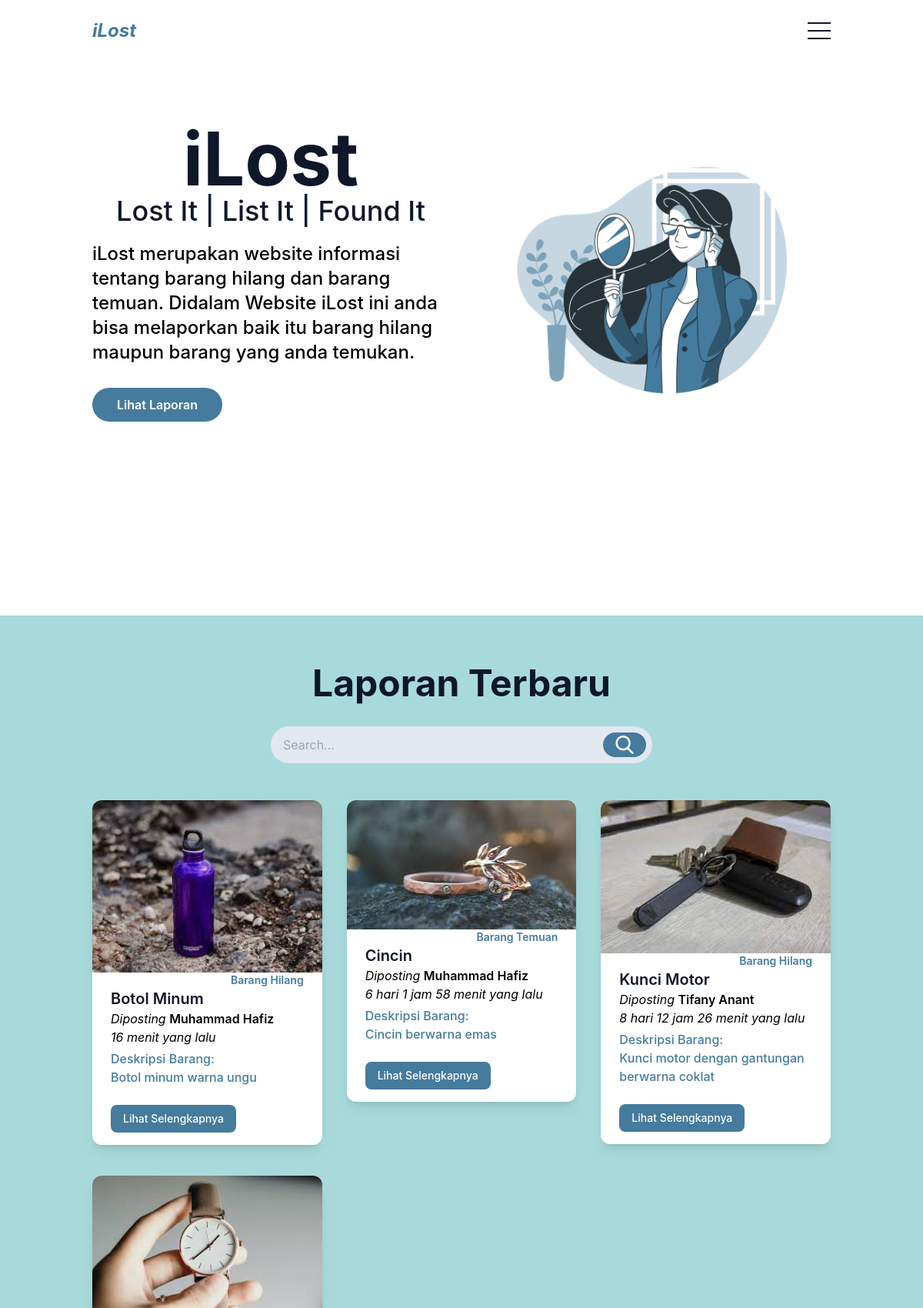
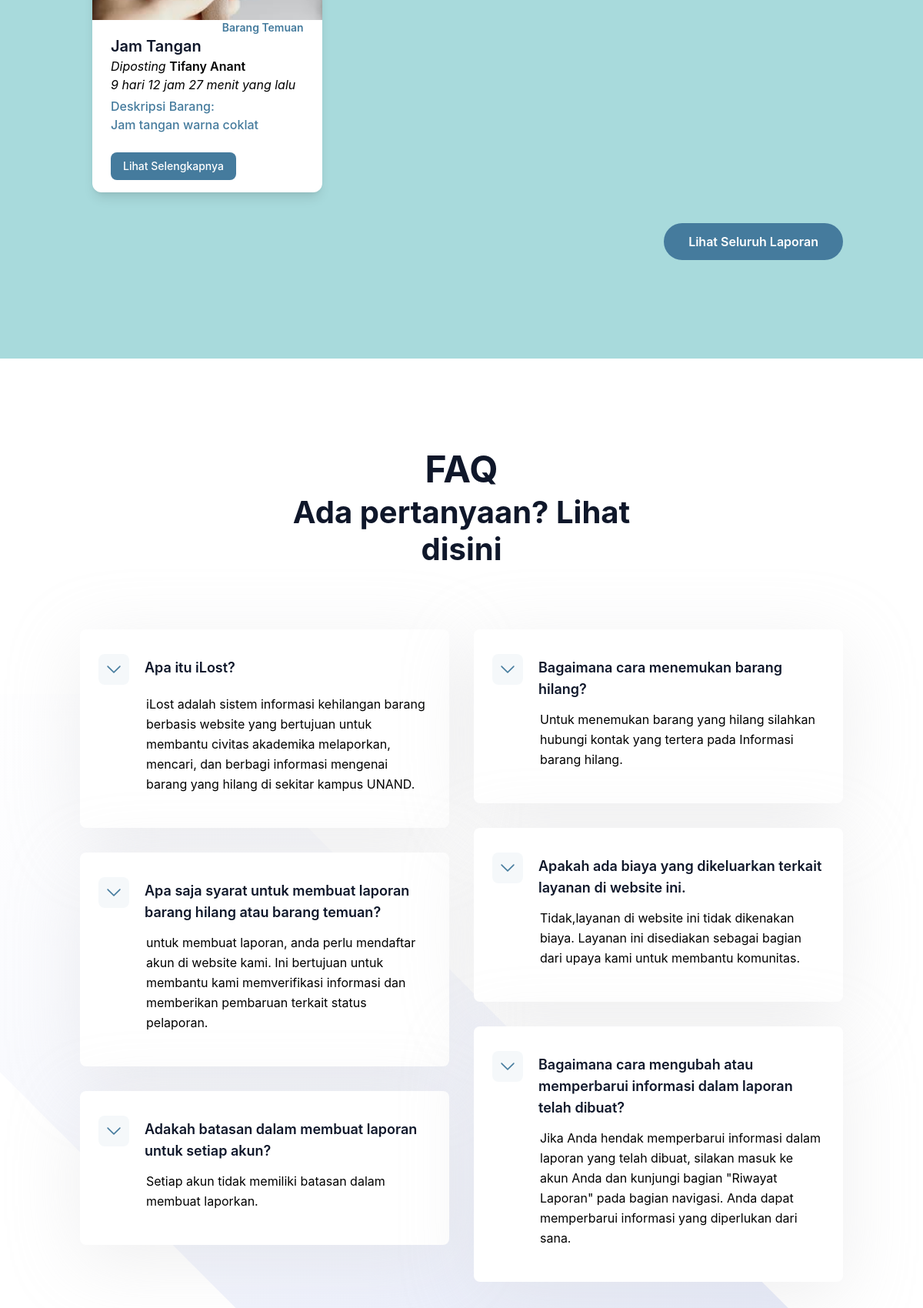
The page / (upper part) on the database its author committed (2 pictures, top to bottom).
### tables this page shows
CREATE TABLE `laporan` (
  `id` int(11) NOT NULL,
  `email` varchar(40) NOT NULL,
  `kategori_laporan` varchar(20) NOT NULL,
  `nama_barang` varchar(50) DEFAULT NULL,
  `deskripsi` varchar(255) NOT NULL,
  `kategori_barang` varchar(30) DEFAULT NULL,
  `tanggal_ditemukan` date NOT NULL,
  `lokasi` varchar(255) NOT NULL,
  `gambar_barang` varchar(255) NOT NULL,
  `waktu_dibuat` datetime NOT NULL
);

CREATE TABLE `user` (
  `email` varchar(40) NOT NULL,
  `username` varchar(40) DEFAULT NULL,
  `nama` varchar(45) DEFAULT NULL,
  `kelamin` char(1) DEFAULT NULL,
  `password` varchar(255) NOT NULL,
  `gambar` varchar(255) NOT NULL,
  `kontak` varchar(15) DEFAULT NULL
);

### query/functions.php (called while the page is built, shortened)
<?php
$server = "localhost";
$username = "root";
$password = "";
$database = "ilost";
$conn = mysqli_connect($server,$username,$password,$database);
function query($query) {
    global $conn;
    $result = mysqli_query($conn, $query);
    $rows = [];
    while( $row = mysqli_fetch_assoc(($result))) {
        $rows[] = $row;
    }
    return $rows;
}
?>

### query/laporan-limit-8.php (called while the page is built)
<?php $i = 1;
$laporan = query("SELECT *
FROM laporan
INNER JOIN user ON laporan.email=user.email
ORDER BY waktu_dibuat DESC
LIMIT 8");
?>

### template/tampilan-laporan.php (the view, shortened to what this page needs)
<section id="laporan" class="bg-secondary pt-16 pb-32 dark:bg-slate-800">
    <div class="container">
        <div class="w-full px-4">
            <div class="mx-auto max-w-xl text-center">
                <h2 class="mb-8 text-3xl font-bold text-dark dark:text-white sm:text-4xl lg:text-5xl">Laporan
                    Terbaru</h2>
            </div>
        </div>
        <form method="POST" action="seluruh-laporan.php">
            <div class="flex items-center justify-center">
                <div class="flex w-1/2 mx-10 rounded-full bg-slate-200 mb-12">
                    <input
                        class=" w-full border-none bg-transparent px-4 py-1 text-dark outline-none focus:outline-none "
                        type="search" name="katakunci" placeholder="Search..." value="<?= $katakunci; ?>" />
                    <button type="submit" name="search"
                        class="m-2 rounded-full bg-primary px-4 py-1 text-white hover:animate-pulse">
                    </button>
                </div>
            </div>
        </form>
        <div class="flex flex-wrap">
            <?php include "$path"; ?>
            <?php foreach( $laporan as $row) : ?>
            <div class="px-4 md:w-1/2 lg:w-1/3 xl:w-1/4">
                <div class="mb-10 overflow-hidden rounded-xl bg-white shadow-lg dark:bg-dark">
                    <div class="group">
                        <img src="/<?= basename(dirname(__DIR__)); ?>/dist/img/laporan/<?= $row["gambar_barang"]; ?>"
                            alt="gambar<?= $i; ?>" class="w-full group-hover:scale-125 transition-all duration-500" />
                    </div>
                    <div class="py-4 px-6">
                        <h3>
                            <p class="block truncate text-end text-sm font-semibold text-primary -mt-4">
                                Barang <?= $row["kategori_laporan"]; ?></p>
                            <p class="block truncate text-xl font-semibold text-dark dark:text-white ">
                                <?= $row["nama_barang"]; ?></p>
                            <p class="italic mb-1 dark:text-white">Diposting <span
                                    style="font-style: normal; font-weight:600"><?= $row["nama"]; ?> </span>
                                <?php include "waktu-postingan.php"; ?>
                            </p>
                        </h3>
                        <p class="mb-6 text-base font-medium text-primary dark:text-secondary">Deskripsi Barang:
                            <?= $row["deskripsi"]; ?></p>
                        <div class="space-y-2">
                            <button type="button"
                                class="rounded-lg bg-primary py-2 px-4 text-sm font-medium text-white hover:opacity-80"
                                data-te-toggle="modal"
                                data-te-target="#exampleModalCenteredScrollable<?= $row["id"]; ?>" data-te-ripple-init
                                data-te-ripple-color="light">
                                Lihat Selengkapnya
                            </button>
                        </div>
                                                <?php include "waktu-postingan.php"; ?>
                    </div>
                </div>
            </div>
            <?php $i++; ?>
            <?php endforeach; ?>
        </div>
        <div class="flex justify-end">
            <a href="seluruh-laporan.php"
                class="rounded-full bg-primary py-3 px-8 text-base font-semibold text-white transition duration-300 ease-in-out hover:opacity-80 hover:shadow-lg">Lihat
                Seluruh
                Laporan</a>
        </div>
    </div>
</section>

### template/waktu-postingan.php
<?php
$awal  = date_create($row["waktu_dibuat"]);
$akhir = date_create();
$diff  = date_diff($akhir, $awal);
if ($diff->y > 0) {
echo $diff->y . " tahun";
if ($diff->m > 0) {
echo " " . $diff->m . " bulan";
}
if ($diff->d > 0) {
echo " " . $diff->d . " hari";
}
if ($diff->h > 0) {
echo " " . $diff->h . " jam";
}
if ($diff->i > 0) {
echo " " . $diff->i . " menit";
}
echo " yang lalu";
} elseif ($diff->days >= 30 && $diff->days % 30 == 0) {
$bulan_lalu = $diff->days / 30;
echo $bulan_lalu . " bulan yang lalu";
} elseif ($diff->days > 1) {
echo $diff->days . " hari";
if ($diff->h > 0) {
echo " " . $diff->h . " jam";
}
if ($diff->i > 0) {
echo " " . $diff->i . " menit";
}
echo " yang lalu";
} elseif ($diff->h > 0) {
echo $diff->h . " jam";
if ($diff->i > 0) {
echo " " . $diff->i . " menit";
}
echo " yang lalu";
} elseif ($diff->i > 0) {
echo $diff->i . " menit yang lalu";
} else {
echo "Baru saja";
}
?>

### rows shown on the page
laporan: gambar_barang (picture), kategori_laporan "Hilang", nama_barang "Botol Minum", email.nama "Muhammad Hafiz", waktu_dibuat "16", deskripsi "Botol minum warna ungu"
laporan: gambar_barang (picture), kategori_laporan "Temuan", nama_barang "Cincin", email.nama "Muhammad Hafiz", waktu_dibuat "6", waktu_dibuat "1", waktu_dibuat "58", deskripsi "Cincin berwarna emas"
laporan: gambar_barang (picture), kategori_laporan "Hilang", nama_barang "Kunci Motor", email.nama "Tifany Anant", waktu_dibuat "8", waktu_dibuat "12", waktu_dibuat "26", deskripsi "Kunci motor dengan gantungan berwarna coklat"
laporan: gambar_barang (picture), kategori_laporan "Temuan", nama_barang "Jam Tangan", email.nama "Tifany Anant", waktu_dibuat "9", waktu_dibuat "12", waktu_dibuat "27", deskripsi "Jam tangan warna coklat"
